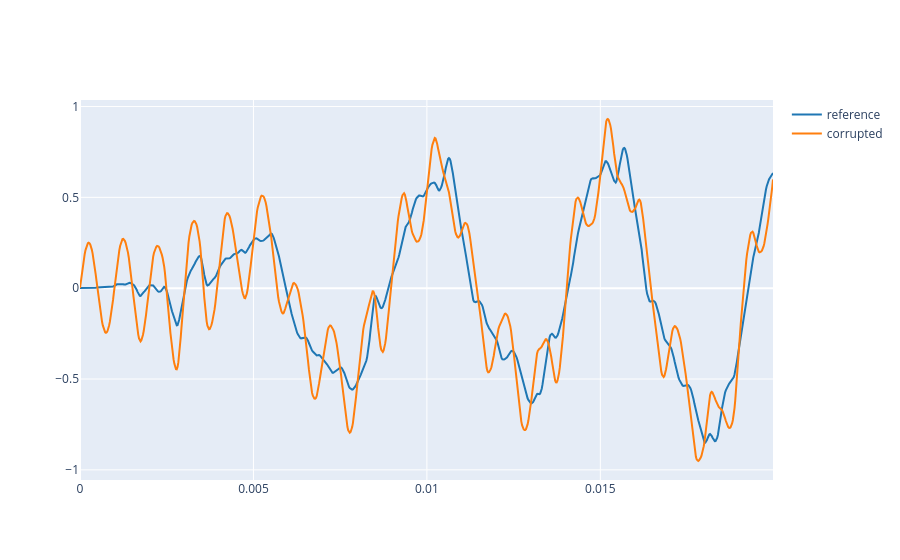

Notebook source saved alongside this figure:
### Markdown cell above
## 3. Nulling filters for rejection

A nulling filter is an FIR filter that has a zero in its frequency response at one chosen frequency. This makes it useful for removing a single sinusoidal interference component. The filter

$y[n] = x[n] - 2\cos(\omega_n) x[n-1] + x[n-2]$

has a null at $\omega = \omega_n$. In this section we will use it to remove a 1000 Hz interference from the reference signal.

### Code cell
def add_interference(x, fs, f_interf=1000.0, amplitude=0.25):
    t = np.arange(len(x)) / fs
    interference = amplitude * np.sin(2 * np.pi * f_interf * t)
    return x + interference

x_interf = add_interference(reference_audio, fs)

plot_signals([reference_audio, x_interf], fs, t_start=0, t_end=0.02, name=['reference', 'corrupted'])

### Figure 1 — Plotly figure (JSON) as saved in the notebook; plotly's stock layout.template omitted (floating-point values rounded to 4 significant figures; data arrays with more than 128 entries replaced by an {"elided": "..."} marker saying what was removed)
{"data": [{"line": {"color": "#1f77b4", "shape": "linear"}, "mode": "lines", "name": "reference", "type": "scatter", "x": {"elided": "882 float values"}, "y": {"elided": "882 float values"}}, {"line": {"color": "#ff7f0e", "shape": "linear"}, "mode": "lines", "name": "corrupted", "type": "scatter", "x": {"elided": "882 float values"}, "y": {"elided": "882 float values"}}], "layout": {}}
